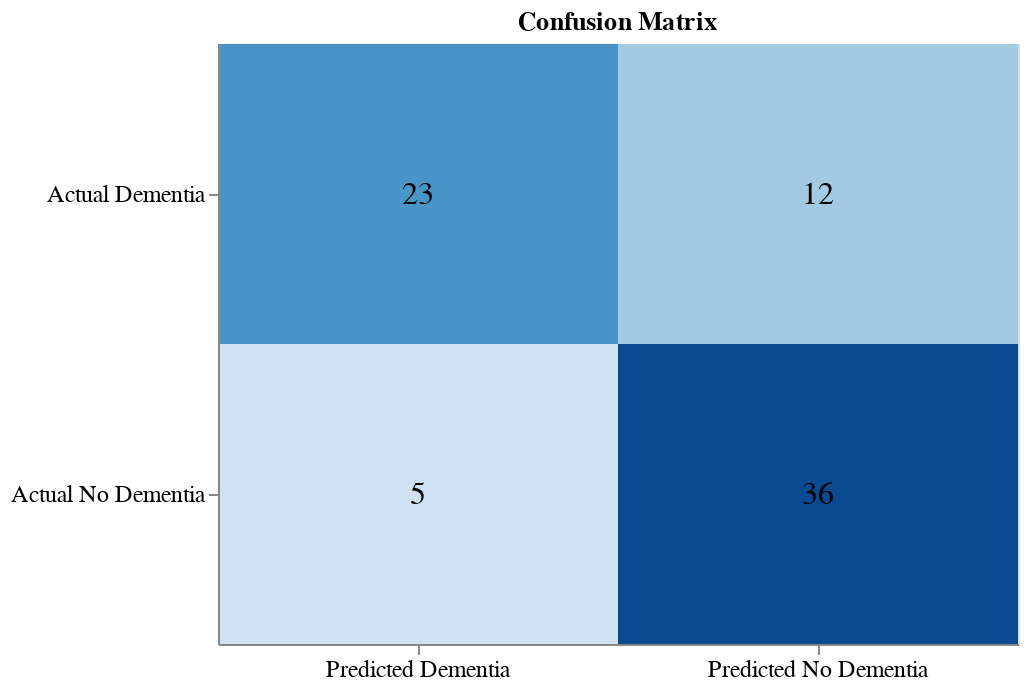

Notebook code for this chart:
### Code cell
conf_matrix_i = confusion_matrix(y_test, pred_logreg_i)
conf_df_i = pd.DataFrame(conf_matrix_i, index=['Actual Dementia', 'Actual No Dementia'],
                       columns=['Predicted Dementia', 'Predicted No Dementia'])

print(conf_df_i)

# Print a classification report
print("Classification Report:")
print(classification_report(y_test, pred_logreg_i))

alt.themes.enable("default")
altair_conf_table(conf_df_i)

### Figure 1 — Vega-Lite specification as saved in the notebook (floating-point values rounded to 4 significant figures)
{"config": {"view": {"continuousWidth": 400, "continuousHeight": 300}, "axis": {"labelAngle": 0, "labelFontSize": 12, "title": null}, "legend": {"cornerRadius": 10, "direction": "horizontal", "fillColor": "#f5f5f5", "labelColor": "gray", "labelFont": "Arial", "labelFontSize": 12, "legendX": 650, "legendY": 0, "orient": "none", "padding": 10, "strokeColor": "white", "title": null}}, "layer": [{"mark": "rect", "encoding": {"color": {"field": "value", "legend": null, "scale": {"scheme": "blues"}, "type": "quantitative"}, "tooltip": [{"field": "value", "type": "nominal"}], "x": {"field": "variable", "type": "ordinal"}, "y": {"field": "index", "type": "ordinal"}}, "height": 300, "title": "Confusion Matrix", "width": 400}, {"mark": {"type": "text", "baseline": "middle", "fontSize": 16}, "encoding": {"text": {"field": "value", "type": "quantitative"}, "x": {"field": "variable", "type": "ordinal"}, "y": {"field": "index", "type": "ordinal"}}}], "data": {"name": "data-ab7bcf97eeb48f10ab218ea2339c90a7"}, "$schema": "https://vega.github.io/schema/vega-lite/v4.17.0.json", "datasets": {"data-ab7bcf97eeb48f10ab218ea2339c90a7": [{"index": "Actual Dementia", "variable": "Predicted Dementia", "value": 23}, {"index": "Actual No Dementia", "variable": "Predicted Dementia", "value": 5}, {"index": "Actual Dementia", "variable": "Predicted No Dementia", "value": 12}, {"index": "Actual No Dementia", "variable": "Predicted No Dementia", "value": 36}]}}
